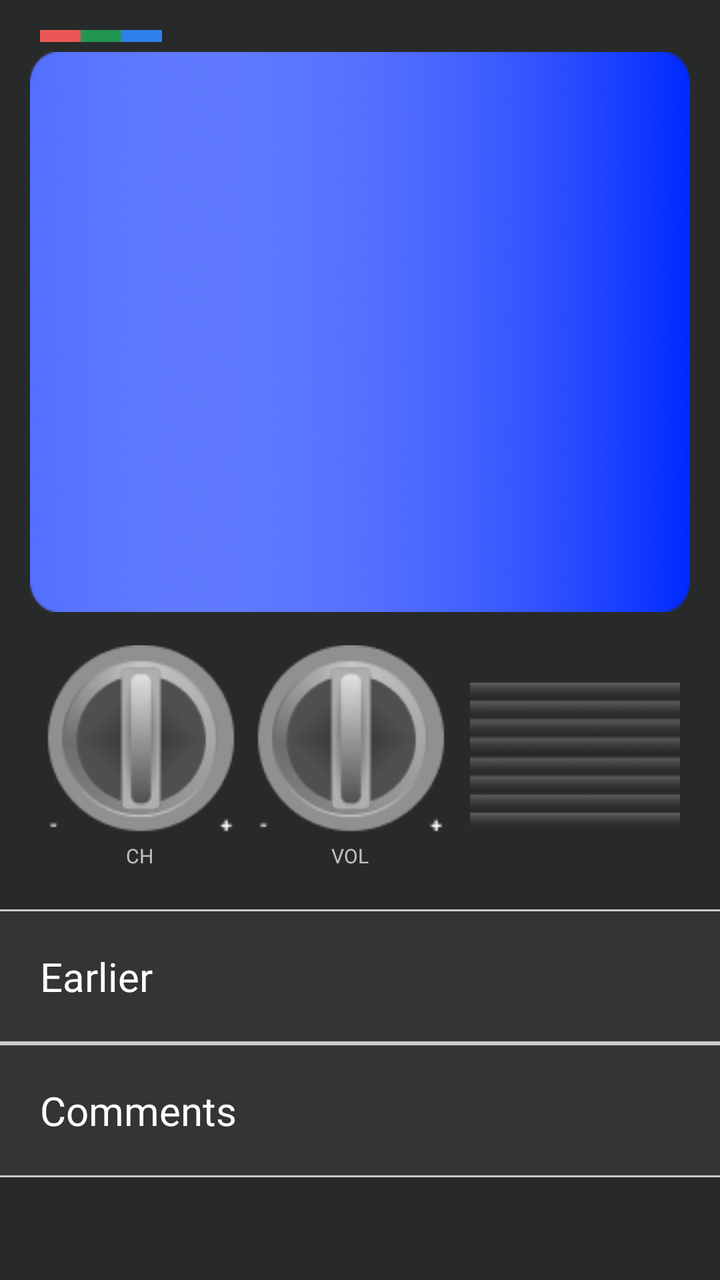
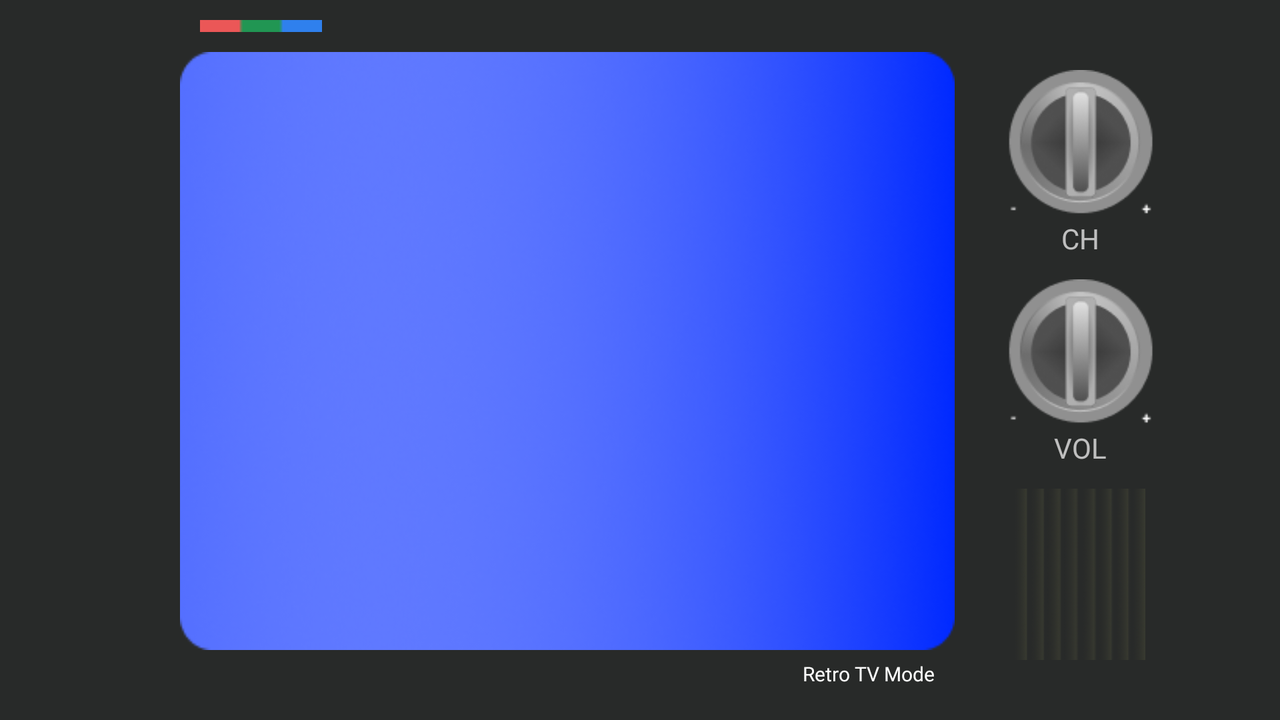

First picture: res/layout/ on a phone held upright. Second picture: the repository's own variant of that layout, on a device whose configuration matches the variant's folder. Source for both follows.
<!-- AndroidManifest.xml: application theme Theme.AppCompat.NoActionBar -->
<!-- res/layout/fragment_mandelei_tv1980.xml -->
<?xml version="1.0" encoding="utf-8"?>
<android.support.constraint.ConstraintLayout
    xmlns:android="http://schemas.android.com/apk/res/android"
    xmlns:app="http://schemas.android.com/apk/res-auto"
    xmlns:tools="http://schemas.android.com/tools"
    android:layout_width="match_parent"
    android:layout_height="match_parent"
    android:background="#282A29">
    <ScrollView
        android:layout_width="match_parent"
        android:layout_height="wrap_content">
        <android.support.constraint.ConstraintLayout
            android:layout_width="match_parent"
            android:layout_height="wrap_content">

            <View
                android:id="@+id/customToastRoom"
                android:layout_width="match_parent"
                android:layout_height="30dp"
                android:layout_marginTop="148dp"
                app:layout_constraintEnd_toEndOf="parent"
                app:layout_constraintStart_toStartOf="parent"
                app:layout_constraintTop_toTopOf="parent" />
            <TableLayout
                android:layout_width="match_parent"
                android:layout_height="wrap_content"
                app:layout_constraintEnd_toEndOf="parent"
                app:layout_constraintHorizontal_bias="0.0"
                app:layout_constraintStart_toStartOf="parent"
                app:layout_constraintTop_toTopOf="parent">
                <TableRow
                    android:layout_width="match_parent"
                    android:layout_height="wrap_content"
                    android:padding="15dp">
                    <LinearLayout
                        android:layout_weight="1"
                        android:layout_width="match_parent"
                        android:layout_height="wrap_content"
                        android:orientation="vertical">
                        <ImageView
                            android:layout_width="wrap_content"
                            android:layout_height="wrap_content"
                            android:layout_marginBottom="5dp"
                            android:layout_marginLeft="5dp"
                            android:src="@drawable/group" />
                        <View
                            android:layout_width="match_parent"
                            android:layout_height="280dp"
                            android:background="@drawable/classic_screen_placeholder" />
                    </LinearLayout>
                </TableRow>
                <TableRow
                    android:layout_width="match_parent"
                    android:layout_height="wrap_content"
                    android:paddingLeft="20dp"
                    android:paddingRight="20dp"
                    >
                    <LinearLayout
                        android:id="@+id/linearLayoutControls"
                        android:layout_width="wrap_content"
                        android:layout_height="wrap_content"
                        android:orientation="horizontal"
                        android:gravity="center"
                        android:layout_marginRight="10dp"
                        >
                        <LinearLayout
                            android:layout_gravity="center_horizontal"
                            android:id="@+id/linearLayoutKnobCh"
                            android:layout_width="wrap_content"
                            android:layout_height="wrap_content"
                            android:orientation="vertical"
                            android:layout_marginRight="5dp">
                            <ImageView
                                android:layout_width="100dp"
                                android:layout_height="100dp"
                                android:src="@drawable/classic_knob"/>
                            <TextView
                                android:layout_width="wrap_content"
                                android:layout_height="wrap_content"
                                android:text="ch"
                                android:textSize="10sp"
                                android:textAllCaps="true"
                                android:layout_gravity="center_horizontal"/>
                        </LinearLayout>
                        <LinearLayout
                            android:layout_gravity="center"
                            android:id="@+id/linearLayoutKnobVol"
                            android:layout_width="wrap_content"
                            android:layout_height="wrap_content"
                            android:orientation="vertical">
                            <ImageView
                                android:layout_width="100dp"
                                android:layout_height="100dp"
                                android:src="@drawable/classic_knob"/>
                            <TextView
                                android:layout_width="wrap_content"
                                android:layout_height="wrap_content"
                                android:text="vol"
                                android:textAllCaps="true"
                                android:textSize="10sp"
                                android:layout_gravity="center_horizontal"/>
                        </LinearLayout>
                    </LinearLayout>
                    <ImageView
                        android:scaleType="fitXY"
                        android:layout_weight="8"
                        android:layout_width="match_parent"
                        android:layout_gravity="center_vertical"
                        android:layout_height="wrap_content"
                        android:src="@drawable/classic_skin_grill"/>
                </TableRow>
                <TableRow
                    android:layout_marginTop="20dp"
                    android:layout_width="match_parent"
                    android:layout_height="wrap_content">
                    <LinearLayout
                        android:layout_weight="1"
                        android:layout_width="match_parent"
                        android:layout_height="wrap_content"
                        android:background="#333434"
                        android:orientation="vertical">
                        <TextView
                            android:layout_width="match_parent"
                            android:layout_height="wrap_content"
                            android:background="@drawable/border_top_bottom_333434_cbcbcb"
                            android:fontFamily="@font/roboto_light"
                            android:paddingBottom="20dp"
                            android:paddingLeft="20dp"
                            android:paddingRight="20dp"
                            android:paddingTop="20dp"
                            android:text="Earlier"
                            android:textColor="#FFFFFF"
                            android:textSize="20sp" />
                        <TextView
                            android:layout_width="match_parent"
                            android:layout_height="wrap_content"
                            android:background="@drawable/border_top_bottom_333434_cbcbcb"
                            android:fontFamily="@font/roboto_light"
                            android:paddingBottom="20dp"
                            android:paddingLeft="20dp"
                            android:paddingRight="20dp"
                            android:paddingTop="20dp"
                            android:text="Comments"
                            android:textColor="#FFFFFF"
                            android:textSize="20sp" />
                    </LinearLayout>

                </TableRow>
            </TableLayout>
        </android.support.constraint.ConstraintLayout>
    </ScrollView>

</android.support.constraint.ConstraintLayout>
<!-- resources referenced by this layout -->
<resources>
  <!-- drawable border_top_bottom_333434_cbcbcb (drawable) -->
  <?xml version="1.0" encoding="utf-8"?>
  <layer-list xmlns:android="http://schemas.android.com/apk/res/android">
      <item>
          <shape android:shape="rectangle">
              <solid android:color="#CBCBCB"/>
              <corners android:radius="0dp" />
          </shape>
      </item>
  
      <item
          android:left="0.0dp"
          android:right="0.0dp"
          android:top="1.0dp"
          android:bottom="1.0dp">
          <shape android:shape="rectangle">
              <solid android:color="#333434"/>
              <corners android:radius="0dp" />
          </shape>
      </item>
  </layer-list>
  <!-- drawable classic_knob: png bitmap (drawable, 5234 bytes) -->
  <!-- drawable classic_screen_placeholder: png bitmap (drawable, 56266 bytes) -->
  <!-- drawable classic_skin_grill: png bitmap (drawable, 4874 bytes) -->
  <!-- drawable group: png bitmap (drawable, 170 bytes) -->
</resources>
<!-- res/layout-land/fragment_mandelei_tv1980.xml (the repository's variant of the layout above) -->
<!-- drawn on the phone turned sideways -->
<?xml version="1.0" encoding="utf-8"?>
<android.support.constraint.ConstraintLayout
    xmlns:android="http://schemas.android.com/apk/res/android"
    xmlns:app="http://schemas.android.com/apk/res-auto"
    android:layout_width="match_parent"
    android:layout_height="match_parent">
    <LinearLayout
        android:layout_width="match_parent"
        android:layout_height="match_parent"
        android:background="#282A29"
        android:orientation="horizontal"
        android:weightSum="1"
        android:paddingLeft="70dp"
        app:layout_constraintEnd_toEndOf="parent"
        app:layout_constraintStart_toStartOf="parent"
        app:layout_constraintTop_toTopOf="parent"
        >
        <LinearLayout
            android:weightSum="1"
            android:layout_width="0dp"
            android:layout_weight="0.75"
            android:layout_height="match_parent"
            android:orientation="vertical"
            android:paddingTop="10dp"
            >
            <LinearLayout
                android:paddingLeft="30dp"
                android:layout_width="match_parent"
                android:layout_height="wrap_content"
                android:orientation="vertical"
                android:layout_marginBottom="10dp">
                <ImageView
                    android:layout_width="wrap_content"
                    android:layout_height="wrap_content"
                    android:src="@drawable/group"/>
            </LinearLayout>
            <android.support.v7.widget.CardView
                android:layout_width="match_parent"
                android:layout_height="0dp"
                android:layout_weight="0.95"
                app:cardElevation="0dp"
                app:contentPaddingBottom="5dp"
                app:contentPaddingLeft="20dp"
                app:contentPaddingRight="20dp"
                app:cardBackgroundColor="@android:color/transparent">
                <View
                    android:layout_width="match_parent"
                    android:layout_height="match_parent"
                    android:background="@drawable/classic_screen_placeholder"/>
            </android.support.v7.widget.CardView>
            <LinearLayout
                android:layout_width="match_parent"
                android:layout_height="wrap_content"
                android:orientation="vertical">
                <TextView
                    android:layout_width="wrap_content"
                    android:layout_height="wrap_content"
                    android:text="Retro TV Mode"
                    android:fontFamily="@font/roboto_bold"
                    android:textColor="#ffffff"
                    android:layout_gravity="end"
                    android:textSize="10sp"
                    android:layout_marginRight="30dp"/>
            </LinearLayout>
        </LinearLayout>
        <LinearLayout
            android:gravity="center_horizontal"
            android:layout_width="0dp"
            android:layout_weight="0.15"
            android:layout_height="match_parent"
            android:orientation="vertical"
            android:weightSum="1"
            android:paddingTop="35dp"
            android:paddingBottom="30dp"
            >
            <LinearLayout
                android:layout_width="match_parent"
                android:layout_height="0dp"
                android:layout_weight="0.35"
                android:orientation="vertical"
                android:layout_marginBottom="5dp"
                android:weightSum="1">
                <ImageView
                    android:layout_width="match_parent"
                    android:layout_height="0dp"
                    android:layout_weight="0.75"
                    android:src="@drawable/classic_knob"/>
                <TextView
                    android:gravity="center_horizontal"
                    android:layout_width="match_parent"
                    android:layout_height="0dp"
                    android:layout_weight="0.25"
                    android:text="Ch"
                    android:textAllCaps="true"/>
            </LinearLayout>
            <LinearLayout
                android:layout_width="match_parent"
                android:layout_height="0dp"
                android:layout_weight="0.35"
                android:orientation="vertical"
                android:weightSum="1"
                android:layout_marginBottom="5dp">
                <ImageView
                    android:layout_width="match_parent"
                    android:layout_height="0dp"
                    android:layout_weight="0.75"
                    android:src="@drawable/classic_knob"/>
                <TextView
                    android:gravity="center_horizontal"
                    android:layout_width="match_parent"
                    android:layout_height="0dp"
                    android:layout_weight="0.25"
                    android:text="Vol"
                    android:textAllCaps="true"/>
            </LinearLayout>

            <ImageView
                android:scaleType="fitXY"
                android:layout_width="match_parent"
                android:layout_height="0dp"
                android:layout_weight="0.30"
                android:layout_marginLeft="10dp"
                android:layout_marginRight="10dp"
                android:src="@drawable/classic_skin_grill_vertical"/>

        </LinearLayout>
    </LinearLayout>


</android.support.constraint.ConstraintLayout>
<!-- resources referenced by the variant -->
<!-- as the phone turned sideways resolves them -->
<resources>
  <!-- drawable classic_knob: png bitmap (drawable, 5234 bytes) -->
  <!-- drawable classic_screen_placeholder: png bitmap (drawable, 56266 bytes) -->
  <!-- drawable classic_skin_grill_vertical: png bitmap (drawable, 7240 bytes) -->
  <!-- drawable group: png bitmap (drawable, 170 bytes) -->
</resources>
